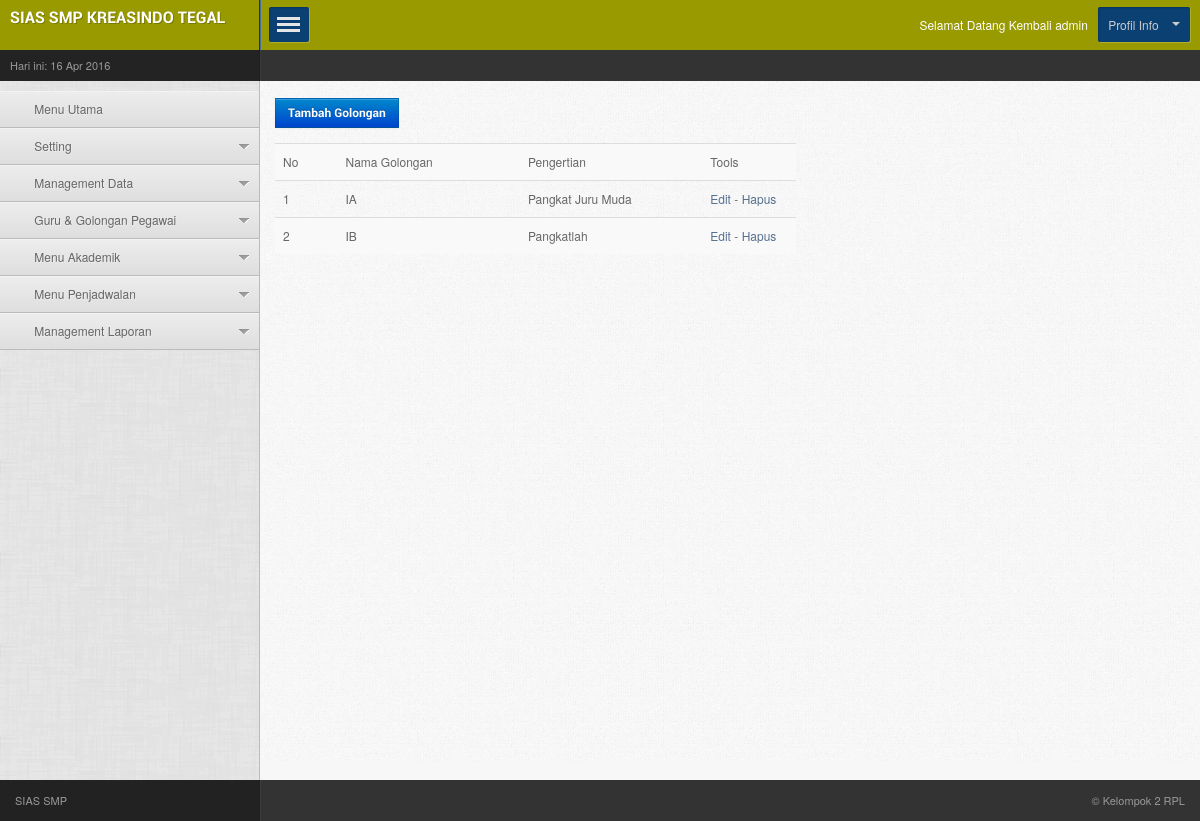
Page /dashboard.php?cat=pegawai&page=tampil (signed in) on the committed database.
### tables this page shows
CREATE TABLE IF NOT EXISTS `pegawai` (
  `id` int(3) NOT NULL AUTO_INCREMENT,
  `namapegawai` varchar(30) NOT NULL,
  `pengertian` varchar(30) NOT NULL,
  PRIMARY KEY (`id`)
);

### pages/pegawai/tampil.php (the view, shortened to what this page needs)
<span class="span7">
<h2>
<a href="?cat=pegawai&page=inputpegawai" class="btn btn-primary">Tambah Golongan</a></h2>
<table width="61%" border="0" cellspacing="0" cellpadding="0" class="table table-striped">
  <tr>
  <td width="12%">No</td>
    <td width="35%">Nama Golongan</td>
    <td width="35%">Pengertian</td>
    <td width="18%">Tools</td>
  </tr>
  <?php
  $rw=mysql_query("Select * from pegawai");
  while($s=mysql_fetch_array($rw))
  {
  ?>
  <tr>
  <td><?php echo $c=$c+1;?></td>
    <td><?php echo $s['namapegawai']; ?></td>
	<td><?php echo $s['pengertian']; ?></td>
    <td><a href="?cat=pegawai&page=pegawaiedit&id=<?php echo sha1($s['id']); ?>">Edit</a> - <a href="?cat=pegawai&page=tampil&del=1&id=<?php echo sha1($s['id']); ?>">Hapus</a></td>
  </tr>
  <?php
  }
  ?>
</table>
</span>

### rows in the picture
pegawai: namapegawai "IA", pengertian "Pangkat Juru Muda"
pegawai: c "2", namapegawai "IB", pengertian "Pangkatlah"

### other values in the picture
$_SESSION['login_user'] "admin"
